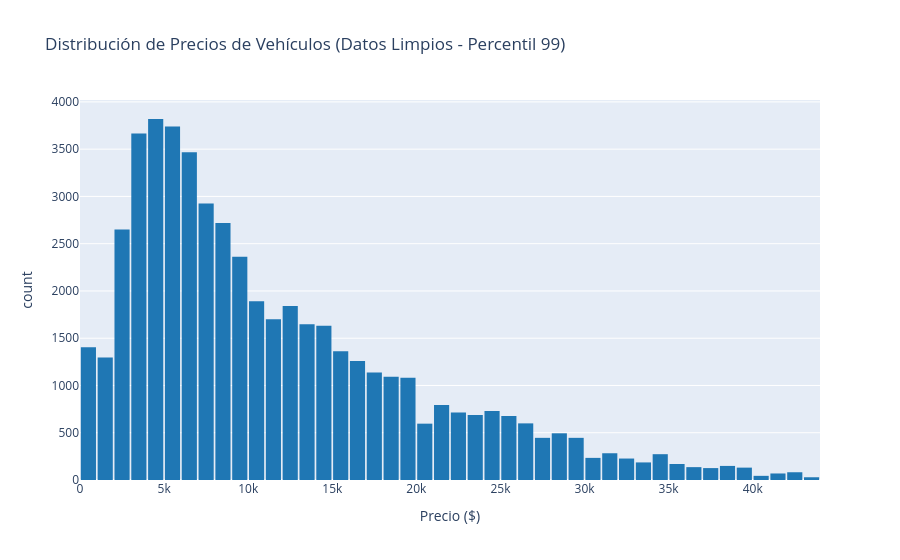
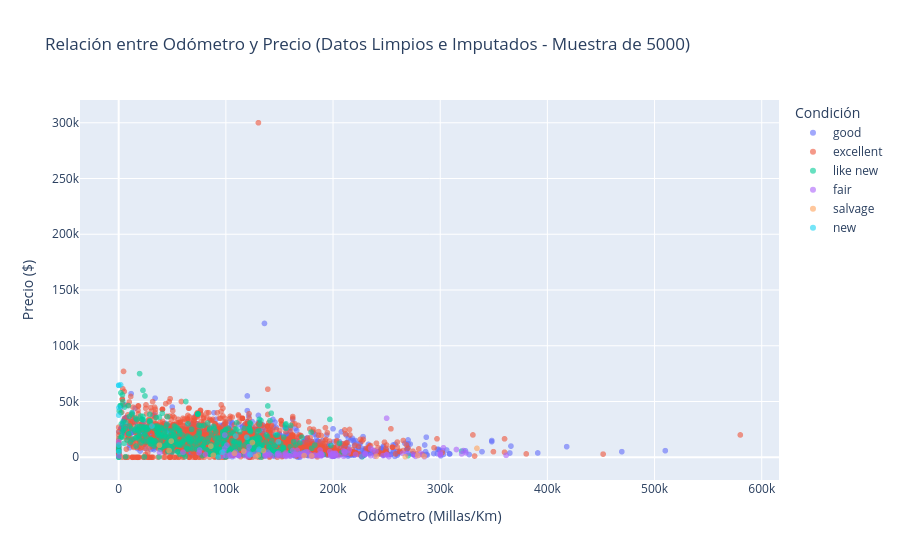

Here is the notebook cell these charts were saved with, in order:
### Markdown cell above
Visualizamos dos gráficos interactivos muy importantes para comprender el valor comercial de los vehículos utilizando los datos limpios:

1. **Distribución de Precios de Vehículos (Percentil 99)**:
   * **Qué muestra**: Un histograma de la variable `price` (precio), excluyendo el 1% de los datos con los precios más altos (valores atípicos extremos como vehículos de colección o errores de captura).
   * **Análisis**: La gráfica muestra una distribución sesgada a la derecha (*asimetría positiva*). El pico más alto de publicaciones se concentra en el rango de precios bajos y medios (aproximadamente entre $3,000 y $12,000). A medida que el precio aumenta, la cantidad de anuncios disminuye paulatinamente. Esto refleja un mercado de vehículos usados altamente accesible, donde la gran mayoría de la oferta se concentra en opciones económicas.

2. **Relación entre Odómetro (Kilometraje) y Precio (Muestra de 5,000 registros)**:
   * **Qué muestra**: Un gráfico de dispersión que compara el kilometraje acumulado (`odometer`) en el eje horizontal contra el precio de venta (`price`) en el eje vertical, coloreando los puntos según la condición estética y mecánica del vehículo (`condition`).
   * **Análisis**:
     * **Relación Inversa (Tendencia)**: Se observa claramente que a medida que el kilometraje aumenta (se desplaza a la derecha en el eje X), el precio de los vehículos tiende a bajar considerablemente. Esto confirma la teoría de la depreciación por uso.
     * **Impacto de la Condición**: El color de los puntos nos permite evaluar cómo influye el estado del auto. Por ejemplo, los vehículos etiquetados en condiciones como `'excellent'` (excelente) o `'like new'` (como nuevo) suelen ubicarse en la parte superior del gráfico (precios más altos) para un mismo nivel de kilometraje, mientras que los vehículos en condición `'fair'` (aceptable) o `'salvage'` (recuperado) se concentran en la zona inferior de precios.

### Code cell
# 1. Histograma de Precios Actualizado (Datos Limpios)
fig_hist_clean = px.histogram(
    df[df['price'] < df['price'].quantile(0.99)],
    x='price',
    nbins=50,
    title='Distribución de Precios de Vehículos (Datos Limpios - Percentil 99)',
    labels={'price': 'Precio ($)'},
    color_discrete_sequence=['#1f77b4']
)
fig_hist_clean.update_layout(bargap=0.1)
fig_hist_clean.show()

# 2. Gráfico de Dispersión Actualizado: Odómetro vs Precio (Muestra de 5000 registros, datos limpios e imputados)
fig_scatter_clean_odo = px.scatter(
    df.sample(n=min(5000, len(df)), random_state=42),
    x='odometer',
    y='price',
    color='condition',
    title='Relación entre Odómetro y Precio (Datos Limpios e Imputados - Muestra de 5000)',
    labels={'odometer': 'Odómetro (Millas/Km)', 'price': 'Precio ($)', 'condition': 'Condición'},
    opacity=0.6
)
fig_scatter_clean_odo.show()

### Figure 1 — Plotly figure (JSON) as saved in the notebook; plotly's stock layout.template omitted (floating-point values rounded to 4 significant figures; data arrays with more than 128 entries replaced by an {"elided": "..."} marker saying what was removed)
{"data": [{"bingroup": "x", "hovertemplate": "Precio ($)=%{x}<br>count=%{y}<extra></extra>", "legendgroup": "", "marker": {"color": "#1f77b4", "pattern": {"shape": ""}}, "name": "", "nbinsx": 50, "orientation": "v", "showlegend": false, "type": "histogram", "x": {"elided": "51005 int values"}, "xaxis": "x", "yaxis": "y"}], "layout": {"bargap": 0.1, "barmode": "relative", "legend": {"tracegroupgap": 0}, "title": {"text": "Distribución de Precios de Vehículos (Datos Limpios - Percentil 99)"}, "xaxis": {"anchor": "y", "domain": [0, 1], "title": {"text": "Precio ($)"}}, "yaxis": {"anchor": "x", "domain": [0, 1], "title": {"text": "count"}}}}

### Figure 2 — Plotly figure (JSON) as saved in the notebook; plotly's stock layout.template omitted (floating-point values rounded to 4 significant figures; data arrays with more than 128 entries replaced by an {"elided": "..."} marker saying what was removed)
{"data": [{"hovertemplate": "Condición=good<br>Odómetro (Millas/Km)=%{x}<br>Precio ($)=%{y}<extra></extra>", "legendgroup": "good", "marker": {"color": "#636efa", "opacity": 0.6, "symbol": "circle"}, "mode": "markers", "name": "good", "showlegend": true, "type": "scattergl", "x": {"elided": "1998 float values"}, "xaxis": "x", "y": {"elided": "1998 int values"}, "yaxis": "y"}, {"hovertemplate": "Condición=excellent<br>Odómetro (Millas/Km)=%{x}<br>Precio ($)=%{y}<extra></extra>", "legendgroup": "excellent", "marker": {"color": "#EF553B", "opacity": 0.6, "symbol": "circle"}, "mode": "markers", "name": "excellent", "showlegend": true, "type": "scattergl", "x": {"elided": "2390 float values"}, "xaxis": "x", "y": {"elided": "2390 int values"}, "yaxis": "y"}, {"hovertemplate": "Condición=like new<br>Odómetro (Millas/Km)=%{x}<br>Precio ($)=%{y}<extra></extra>", "legendgroup": "like new", "marker": {"color": "#00cc96", "opacity": 0.6, "symbol": "circle"}, "mode": "markers", "name": "like new", "showlegend": true, "type": "scattergl", "x": {"elided": "450 float values"}, "xaxis": "x", "y": {"elided": "450 int values"}, "yaxis": "y"}, {"hovertemplate": "Condición=fair<br>Odómetro (Millas/Km)=%{x}<br>Precio ($)=%{y}<extra></extra>", "legendgroup": "fair", "marker": {"color": "#ab63fa", "opacity": 0.6, "symbol": "circle"}, "mode": "markers", "name": "fair", "showlegend": true, "type": "scattergl", "x": {"elided": "129 float values"}, "xaxis": "x", "y": {"elided": "129 int values"}, "yaxis": "y"}, {"hovertemplate": "Condición=salvage<br>Odómetro (Millas/Km)=%{x}<br>Precio ($)=%{y}<extra></extra>", "legendgroup": "salvage", "marker": {"color": "#FFA15A", "opacity": 0.6, "symbol": "circle"}, "mode": "markers", "name": "salvage", "showlegend": true, "type": "scattergl", "x": [334200.0, 130200.0, 124800.0, 135000.0, 267400.0, 128000.0, 38000.0, 240500.0, 108000.0, 285000.0, 86000.0, 116600.0, 279000.0, 173000.0, 47000.0, 88340.0, 180000.0, 49000.0], "xaxis": "x", "y": [8000, 2000, 13200, 6000, 500, 580, 10700, 800, 3500, 1000, 9975, 5500, 1500, 1500, 5990, 1700, 1200, 14500], "yaxis": "y"}, {"hovertemplate": "Condición=new<br>Odómetro (Millas/Km)=%{x}<br>Precio ($)=%{y}<extra></extra>", "legendgroup": "new", "marker": {"color": "#19d3f3", "opacity": 0.6, "symbol": "circle"}, "mode": "markers", "name": "new", "showlegend": true, "type": "scattergl", "x": [92950.0, 50.0, 31000.0, 122400.0, 7.0, 7.0, 98.0, 119500.0, 5.0, 202.0, 109300.0, 131000.0, 149000.0, 1756.0, 96480.0], "xaxis": "x", "y": [12, 11000, 28000, 2400, 37784, 64493, 4950, 17995, 64493, 44505, 18995, 7100, 13900, 65000, 4500], "yaxis": "y"}], "layout": {"legend": {"title": {"text": "Condición"}, "tracegroupgap": 0}, "title": {"text": "Relación entre Odómetro y Precio (Datos Limpios e Imputados - Muestra de 5000)"}, "xaxis": {"anchor": "y", "domain": [0, 1], "title": {"text": "Odómetro (Millas/Km)"}}, "yaxis": {"anchor": "x", "domain": [0, 1], "title": {"text": "Precio ($)"}}}}
